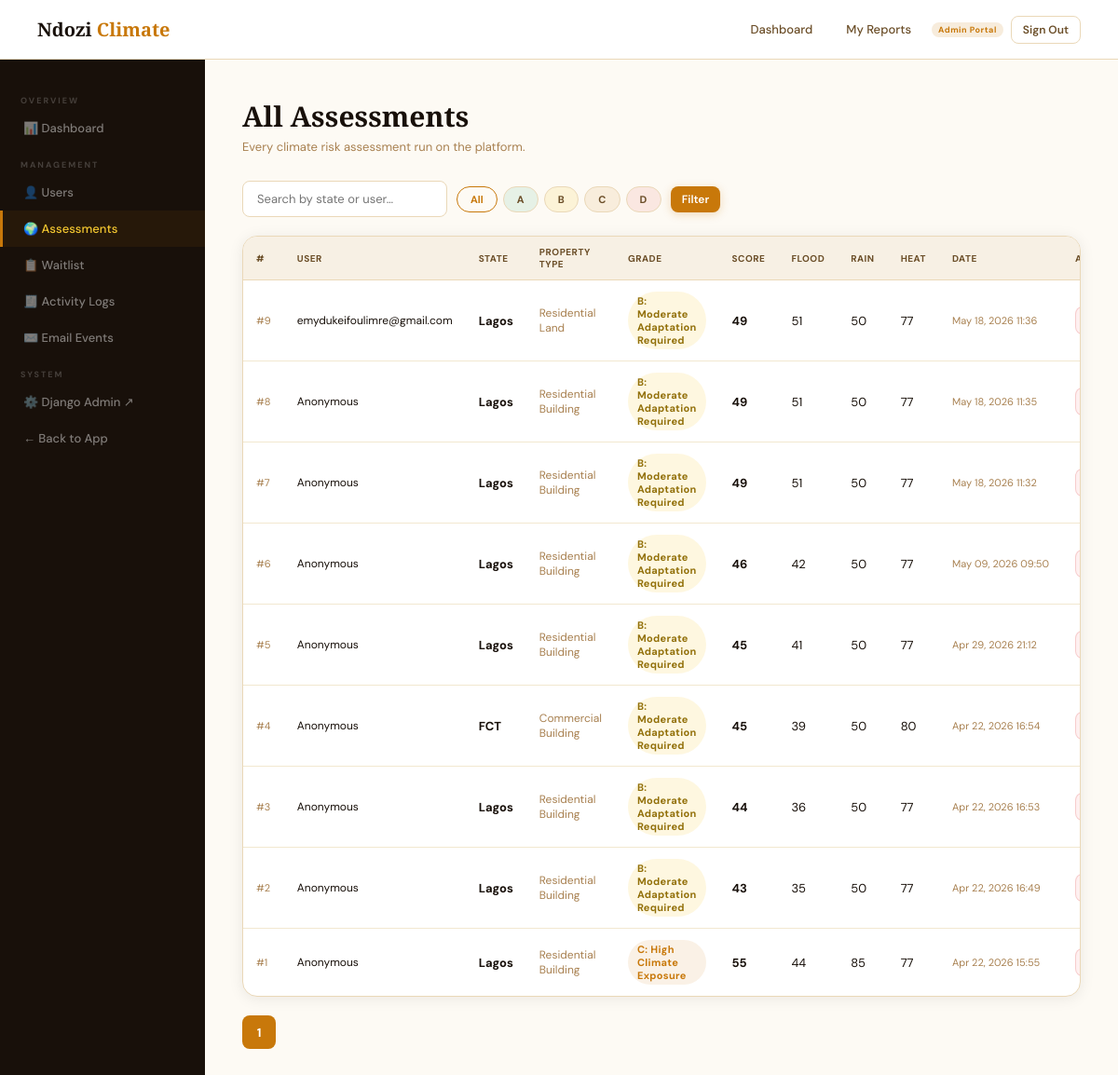
The app's page /portal/assessments/ (signed in) with its own data.
### core/models.py (models this page shows, shortened)
class AssessmentResult(models.Model):
    user = models.ForeignKey(
        settings.AUTH_USER_MODEL,
        on_delete=models.SET_NULL,
        null=True,
        blank=True,
        related_name="assessments",
    )
    created_at = models.DateTimeField(auto_now_add=True)
    latitude = models.FloatField()
    longitude = models.FloatField()
    state = models.CharField(max_length=50)
    property_type = models.CharField(max_length=80)
    notes = models.TextField(blank=True)
    composite_score = models.IntegerField()
    flood_score = models.IntegerField()
    rainfall_score = models.IntegerField()
    heat_score = models.IntegerField()
    coastal_score = models.IntegerField()
    grade = models.CharField(max_length=1)
    grade_label = models.CharField(max_length=60)
    exposure_summary = models.TextField()
    cost_low = models.CharField(max_length=30)
    cost_high = models.CharField(max_length=30)
    recommendations = models.TextField()
    data_sources_used = models.JSONField(default=list)
    data_retrieved_at = models.DateTimeField(auto_now_add=True)
    data_notes = models.TextField(blank=True)
    class Meta:
        ordering = ["-created_at"]
        indexes = [
            models.Index(fields=["latitude", "longitude"]),
            models.Index(fields=["state"]),
        ]

### core/views.py (the view)
# urls.py: path("portal/assessments/", views.portal_assessments, name="portal_assessments"),
@portal_admin_required
def portal_assessments(request):
    search = request.GET.get("q", "").strip()
    grade = request.GET.get("grade", "").strip()
    qs = AssessmentResult.objects.select_related("user").order_by("-created_at")
    if search:
        qs = qs.filter(state__icontains=search) | qs.filter(user__email__icontains=search)
    if grade:
        qs = qs.filter(grade=grade.upper())
    paginator = Paginator(qs, 20)
    page_obj = paginator.get_page(request.GET.get("page"))
    return render(request, "portal/assessments.html", {
        "page_obj": page_obj, "search": search, "grade_filter": grade,
        "grades": ["A", "B", "C", "D"],
    })

### core/views.py (called while the page is built)
def _is_portal_admin(user):
    return user.is_active and (user.is_staff or user.is_superuser)

### templates/portal/assessments.html (shortened to what this page needs)
{% extends "base.html" %}
{% block content %}
<div class="portal-layout">
  {% include "portal/_sidebar.html" %}
  <div class="portal-content">
    <div class="page-header">
      <h1>All Assessments</h1>
      <p>Every climate risk assessment run on the platform.</p>
    </div>
    <div class="filter-bar">
      <form method="get" style="display:flex;gap:10px;align-items:center;flex-wrap:wrap;">
        <input type="text" name="q" class="search-input" placeholder="Search by state or user…" value="{{ search }}" style="max-width:240px;">
        <div class="grade-filter" style="display:flex;gap:6px;">
          <a href="?{% if search %}q={{ search }}&{% endif %}" class="{% if not grade_filter %}active{% endif %}">All</a>
          {% for g in grades %}
          <a href="?grade={{ g }}{% if search %}&q={{ search }}{% endif %}" class="badge badge-{{ g|lower }} {% if grade_filter == g %}active{% endif %}">{{ g }}</a>
          {% endfor %}
        </div>
        <button type="submit" class="btn btn-primary btn-sm">Filter</button>
      </form>
    </div>
    <div class="card" style="padding:0;overflow:hidden;">
      <table class="data-table">
        <thead>
          <tr>
            <th>#</th>
            <th>User</th>
            <th>State</th>
            <th>Property Type</th>
            <th>Grade</th>
            <th>Score</th>
            <th>Flood</th>
            <th>Rain</th>
            <th>Heat</th>
            <th>Date</th>
            <th>Actions</th>
          </tr>
        </thead>
        <tbody>
        {% for a in page_obj %}
        <tr>
          <td style="font-size:11px;color:var(--text-light)">#{{ a.pk }}</td>
          <td style="font-size:12px">{{ a.user.email|default:"Anonymous" }}</td>
          <td><strong>{{ a.state }}</strong></td>
          <td style="font-size:12px;color:var(--text-light)">{{ a.property_type|truncatechars:24 }}</td>
          <td><span class="badge badge-{{ a.grade|lower }}">{{ a.grade }}: {{ a.grade_label }}</span></td>
          <td><strong>{{ a.composite_score }}</strong></td>
          <td>{{ a.flood_score }}</td>
          <td>{{ a.rainfall_score }}</td>
          <td>{{ a.heat_score }}</td>
          <td style="font-size:11px;color:var(--text-light);white-space:nowrap">{{ a.created_at|date:"M d, Y H:i" }}</td>
          <td>
            <form method="post" action="{% url 'portal_delete_assessment' a.pk %}" onsubmit="return confirm('Delete assessment #{{ a.pk }}? This cannot be undone.');" style="display:inline;">
              <button type="submit" class="btn btn-danger btn-sm">Delete</button>
            </form>
          </td>
        </tr>
        {% empty %}
        <tr><td colspan="11" style="text-align:center;color:var(--text-light);padding:40px;">No assessments found.</td></tr>
        {% endfor %}
        </tbody>
      </table>
    </div>
    <div class="pagination">
      {% for num in page_obj.paginator.page_range %}
        {% if page_obj.number == num %}<span class="current">{{ num }}</span>
        {% elif num > page_obj.number|add:'-3' and num < page_obj.number|add:'3' %}<a href="?page={{ num }}{% if search %}&q={{ search }}{% endif %}{% if grade_filter %}&grade={{ grade_filter }}{% endif %}">{{ num }}</a>
        {% endif %}
      {% endfor %}
    </div>
  </div>
</div>
{% endblock %}

### records on screen
AssessmentResult: pk "9", user.email "emydukeifoulimre@gmail.com", state "Lagos", property_type "Residential Land", grade "B", grade_label "Moderate Adaptation Required", composite_score "49", flood_score "51", rainfall_score "50", heat_score "77", created_at "May 18, 2026 11:36"
AssessmentResult: pk "8", user.email "Anonymous", state "Lagos", property_type "Residential Building", grade "B", grade_label "Moderate Adaptation Required", composite_score "49", flood_score "51", rainfall_score "50", heat_score "77", created_at "May 18, 2026 11:35"
AssessmentResult: pk "7", user.email "Anonymous", state "Lagos", property_type "Residential Building", grade "B", grade_label "Moderate Adaptation Required", composite_score "49", flood_score "51", rainfall_score "50", heat_score "77", created_at "May 18, 2026 11:32"
AssessmentResult: pk "6", user.email "Anonymous", state "Lagos", property_type "Residential Building", grade "B", grade_label "Moderate Adaptation Required", composite_score "46", flood_score "42", rainfall_score "50", heat_score "77", created_at "May 09, 2026 09:50"
AssessmentResult: pk "5", user.email "Anonymous", state "Lagos", property_type "Residential Building", grade "B", grade_label "Moderate Adaptation Required", composite_score "45", flood_score "41", rainfall_score "50", heat_score "77", created_at "Apr 29, 2026 21:12"
AssessmentResult: pk "4", user.email "Anonymous", state "FCT", property_type "Commercial Building", grade "B", grade_label "Moderate Adaptation Required", composite_score "45", flood_score "39", rainfall_score "50", heat_score "80", created_at "Apr 22, 2026 16:54"
AssessmentResult: pk "3", user.email "Anonymous", state "Lagos", property_type "Residential Building", grade "B", grade_label "Moderate Adaptation Required", composite_score "44", flood_score "36", rainfall_score "50", heat_score "77", created_at "Apr 22, 2026 16:53"
AssessmentResult: pk "2", user.email "Anonymous", state "Lagos", property_type "Residential Building", grade "B", grade_label "Moderate Adaptation Required", composite_score "43", flood_score "35", rainfall_score "50", heat_score "77", created_at "Apr 22, 2026 16:49"
AssessmentResult: pk "1", user.email "Anonymous", state "Lagos", property_type "Residential Building", grade "C", grade_label "High Climate Exposure", composite_score "55", flood_score "44", rainfall_score "85", heat_score "77", created_at "Apr 22, 2026 15:55"

### other values on screen
{{ g }} "A" "B" "C" "D"
{{ num }} "1"
